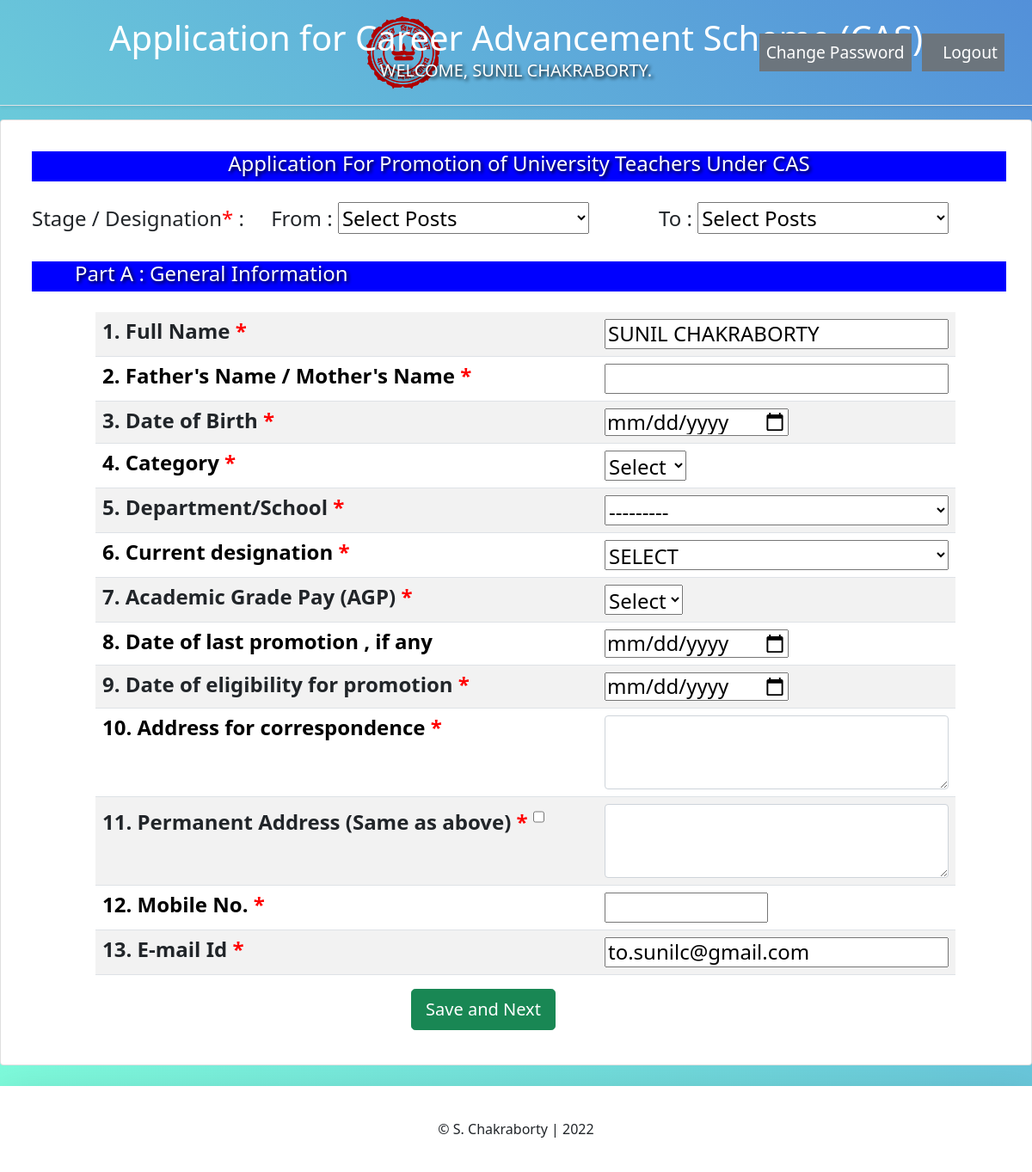
Screenshot of /account/1/cas/ (signed in) with the database file from the repository.
### account/models.py (models this page shows, shortened)
class Account(AbstractBaseUser):
	email 					= models.EmailField(verbose_name="email", max_length=60, unique=True)
	username 				= models.CharField(max_length=100, unique=True)
	parent					= models.CharField(max_length=100, null=True, blank=True)
	dt_ob             		= models.DateField(verbose_name='date of birth', null=True, blank=True)
	CAST_CHOICES= (
 		 (None, 'Select'),
         ('cast-1', 'SC'),
         ('cast-2', 'ST'),
         ('cast-3', 'OBC-A'),
         ('cast-4', 'OBC-B'),
         ('cast-5', 'GEN'),
	)
	catg                    = models.CharField(verbose_name='Category',max_length=6, choices=CAST_CHOICES, null=True, blank=True)
	Department              = models.ForeignKey("Department", on_delete=models.CASCADE, null=True, blank=True)
	current_dsg				= models.CharField(verbose_name='Present Dsgn.',max_length=30, null=True, blank=True)
	AGP_CHOICES= (
 		 (None, 'Select'),
         (1, '6000'),
         (2, '7000'),
         (3, '8000'),
         (4, '9000'),
         (5, '10000'),
	)
	agp						= models.IntegerField(verbose_name='AGP fig.',choices=AGP_CHOICES, null=True)
	dt_last_promo			= models.DateField(verbose_name='Date of last promotion',null=True)
	dt_eligibility			= models.DateField(verbose_name='Date of promo elig',)
	addr_corres             = models.TextField(verbose_name='Address for corres',max_length=300,null=True,blank=True)
	addr_perm               = models.TextField(verbose_name='Address for permanent',max_length=300,null=True,blank=True)
	mobile                  = models.CharField(default="Individual", max_length=10,null=True,blank=True)
	date_joined				= models.DateField(verbose_name='Date of joining',null=True)
	last_login				= models.DateTimeField(verbose_name='last login', auto_now=True)
	is_admin				= models.BooleanField(default=False)
	is_active				= models.BooleanField(default=True)
	is_staff				= models.BooleanField(default=False)
	is_superuser			= models.BooleanField(default=False)
	is_carry				= models.BooleanField(default=False)
	profile_image			= models.ImageField(max_length=255, upload_to=get_profile_image_filepath, null=True, blank=True, default=get_default_profile_image)
	hide_email				= models.BooleanField(default=True)
	DSG_CHOICES = (
 		 (None, 'Select'),
         ('dsg-1', 'Assistant Professor'),
         ('dsg-2', 'Associate Professor'),
	)
	Designation             = models.CharField(max_length=30, choices=DSG_CHOICES, null=True, blank=True)
	highest_quali			= models.CharField(max_length=200, null=True, blank=True)
	pan_no					= models.CharField(max_length=10, null=True, blank=True)
	GENDER_CHOICES = (
     	(None, 'Select'),
        ('M', 'Male'),
        ('F', 'Female'),
        ('O', 'Other'),
    )
	gender					= models.CharField(verbose_name='Gender(M/F)',max_length=6, choices=GENDER_CHOICES, null=True, blank=True)
	quali_year				= models.CharField(verbose_name='Qualifying Year',max_length=4, null=True, blank=True)
	dt_ob             		= models.DateField(verbose_name='date of birth', null=True, blank=True)
	tot_experience			= models.IntegerField(verbose_name='Total Experience in year', default=0)
	POST_CHOICES = (
     	(None, 'Select Posts'),
        ('Stage 2', 'Assistant Prof. (Stage 2)'),
        ('Stage 3', 'Assistant Prof. (Stage 3)'),
        ('Stage 4', 'Associate Prof. (Stage 4)'),
        ('Stage 5', 'Professor (Stage 5)')
    )
	post					= models.CharField(verbose_name='Post applied for',max_length=30,choices=POST_CHOICES,null=True, blank=True)
	FROM_CHOICES = (
     	(None, 'Select Posts'),
        ('Stage 1', 'Assistant Prof. (Stage 1)'),
        ('Stage 2', 'Assistant Prof. (Stage 2)'),
        ('Stage 3', 'Assistant Prof. (Stage 3)'),
        ('Stage 4', 'Associate Prof. (Stage 4)')
    )
	from_dsg                = models.CharField(verbose_name='From stage/desgn.',max_length=30,choices=FROM_CHOICES,null=True, blank=True)
	TO_CHOICES = (
     	(None, 'Select Posts'),
        ('Stage 2', 'Assistant Prof. (Stage 2)'),
        ('Stage 3', 'Assistant Prof. (Stage 3)'),
        ('Stage 4', 'Associate Prof. (Stage 4)'),
        ('Stage 5', 'Professor (Stage 5)')
    )
	to_dsg                  = models.CharField(verbose_name='To stage/desgn.',max_length=30,choices=TO_CHOICES,null=True, blank=True)
	USERNAME_FIELD = 'email'
	REQUIRED_FIELDS = ['username']
	objects = MyAccountManager()

### account/views.py (the view, shortened to what this page needs)
# urls.py: path('cas/', cas_view, name="cas"),
def cas_view(request,*args, **kwargs):
    if not request.user.is_authenticated:
        return redirect("login")
    user_id = kwargs.get("user_id")
    account = Account.objects.get(pk=user_id)
    if request.method == "GET":
        if user_id == 0:
            form = AccountCasForm()
        else:
            account = Account.objects.get(pk=user_id)
            form = AccountCasForm(instance=account)
        return render(request, "account/cas_register.html", {'form': form})

### account/models.py (called while the page is built)
    def __str__(self):
        return self.name

### account/templates/account/cas_register.html (shortened to what this page needs)
{% extends 'base.html' %}
{% load static %}
{% load crispy_forms_tags %}
{% block content %}
<div class="container-fluid">
	<div class="row justify-content-center">
		<div class="card card-signin">
		  <div class="card-body">
		    <form action="" class="form-signin" method="POST">
				<div style="height:35px;width:1133px;background-color:blue" >
					<h4 style="color:white;text-align:center;text-shadow: 2px 2px 4px #000000;">Application For Promotion of University Teachers Under CAS</h4>
				</div>
				<br>
				<div>
					<h4 >Stage / Designation<span>*</span> :&nbsp&nbsp&nbsp&nbsp From : {{form.from_dsg}}&nbsp&nbsp&nbsp&nbsp&nbsp&nbsp&nbsp&nbsp&nbsp&nbsp&nbsp&nbsp To : {{form.to_dsg}}</h4>
				</div>
				<br>
				<div style="height:35px;width:1133px;background-color:blue" >
					<h4 style="color:white;text-align:left;padding-left:50px; text-shadow: 2px 2px 4px #000000;"> Part A : General Information
					</h4>
				</div>
				<br>
				<div class="container">
					<h4>
					<table class="table table-striped">
						<tr>
							<th>1. Full Name <span>*</span></th>
							<td>{{form.username}}</td>
						</tr>
						<tr>
							<th>2. Father's Name / Mother's Name <span>*</span></th>
							<td>{{form.parent}}</td>
						</tr>
						<tr>
							<th>3. Date of Birth <span>*</span></th>
							<td>{{form.dt_ob}}</td>
						</tr>
						<tr>
							<th>4. Category <span>*</span></th>
							<td>{{form.catg}}</td>
						</tr>
						<tr>
							<th>5. Department/School <span>*</span></th>
							<td>{{form.Department}}</td>
						</tr>
						<tr>
							<th>6. Current designation <span>*</span></th>
							<td>{{form.Designation}}</td>
						</tr>
						<tr>
							<th>7. Academic Grade Pay (AGP) <span>*</span></th>
							<td>{{form.agp}}</td>
						</tr>
						<tr>
							<th>8. Date of last promotion , if any</th>
							<td>{{form.dt_last_promo}}</td>
						</tr>
						<tr>
							<th>9. Date of eligibility for promotion <span>*</span></th>
							<td>{{form.dt_eligibility}}</td>
						</tr>
						<tr>
							<th>10. Address for correspondence <span>*</span></th>
							<td>{{form.addr_corres}}</td>
						</tr>
						<tr>
							<th>11. Permanent Address (Same as above) <span>*</span>
							{{form.is_carry}}</th>
							<td>{{form.addr_perm}}</td>
						</tr>
						<tr>
							<th>12. Mobile No. <span>*</span></th>
							<td>{{form.mobile}}</td>
						</tr>
						<tr>
							<th>13. E-mail Id <span>*</span></th>
							<td>{{form.email}}</td>
						</tr>
					</table>
					<div class="row">
						<div class="col-md-12 text-center">
							<button type="button" class="btn btn-success btn-block btn-lg ">
								Save and Next</button>
						</div>
					</h4>
				</div>
			</form>
		</div>
		</div>
		</div>
		</div>
{% endblock content %}

### templates/base.html (shortened to what this page needs)
{% load static %}
<!DOCTYPE html>
<html lang=en>
<head>
	<link rel="stylesheet" href="{% static 'bootstrap/css/bootstrap.min.css' %}">
	<link href="{% static 'icon.png' %}" rel="stylesheet">
</head>
<body>
{% include 'snippets/header.html' %}
<div class="main">
	{% block content %}
	{% endblock content %}
</div>
{% include 'snippets/footer.html' %}
</body>
</html>

### templates/snippets/header.html (shortened to what this page needs)
{% load static %}
<div class="d-flex flex-column flex-lg-row p-3 px-md-4 mb-3 text-white bg-blue border-bottom shadow-sm">
	<div class="d-none d-md-flex flex-row my-auto flex-grow-1 align-items-center">
		{% if request.user.is_authenticated %}
			<a href="#">
				<img style="width: 90px; margin-left: 400px" src="{% static 'images/ju_logo.png' %}" alt="JU logo">
			</a>
		{% endif %}
		<div class="navbar-brand" >
			    {% if request.user.is_authenticated %}
				   <h1 style="padding-top: 25px; line-height : 20px">Application for Career Advancement Scheme (CAS)</h1>
				   <p class="text-center" style="text-transform: uppercase;text-shadow: 2px 2px 4px #000000;padding-top: 5px;">Welcome, {{ request.user.username }}.</p>
				{% else %}
					<h2>Application for Career Advancement Scheme (CAS)</h2>
				{% endif %}
		</div>
		<div class="d-flex flex-row-reverse flex-grow-1">
			<nav>
				{% if request.user.is_authenticated %}
					<div class="dropdown dropleft show p-2">
						<div class="d-flex flex-row">
							<a class="p-2 bg-secondary text-white"" href="{% url 'password_change' %}"style="font-size: 120%;">Change Password</a>&nbsp&nbsp&nbsp
							<a class="p-2 bg-secondary text-white" href="#"></a>
							<a class="p-2 bg-secondary text-white" href="{% url 'logout' %}"style="font-size: 120%;">Logout</a>
						</div>
					</div>
				{% else %}
					<a class="p-2 bg-secondary text-white" href="{% url 'login' %}">Login now</a>
					<a class="btn bg-secondary text-white" href="{% url 'register' %}">Register</a>
				{% endif %}
			</nav>
		</div>
	</div>
</div>

### templates/snippets/footer.html (shortened to what this page needs)
<div class="d-flex flex-row align-items-center footer bg-white shadow-lg mt-4">
	<p class="m-auto">© S. Chakraborty | 2022</p>
</div>

### templates/snippets/base_css.html (style rules this page uses)
body { background-color: #f2f2f2; font-family: "Segoe UI"; font-weight: 380; }
:root { --main-background-color: #f2f2f2; --dark-background-color: #a2a2a2; --secondary-text-color: #808080; --light-primary-text-color: #0080ff; }

### templates/snippets/header.html (style rules this page uses)
a { text-decoration: none; }
.navbar-brand { transform: translateX(-50%); left: 50%; position: absolute; }

### templates/base.html (style rules this page uses)
.main { min-height: 100vh; height: 100%; }

### account/templates/account/cas_register.html (style rules this page uses)
body { background: linear-gradient(45deg, #80FFDB, #5390D9); }
th { color: black; }
.card-signin { width: 100%; max-width: 1200px; padding: 20px; height: 1100px; margin: auto; }
.container { width: 100%; max-width: 950px; height: 400px; margin-left: 50px; }
th { width:650px; }
.table { width:1000px; }
span { color:red; }

### templates/snippets/footer.html (style rules this page uses)
.footer { min-height: 100px; }

### rows the page displays
Account: user.username "SUNIL CHAKRABORTY", from_dsg "Select Posts", to_dsg "Select Posts", username "Sunil Chakraborty", catg "Select", Department "---------", Designation "Select", agp "Select", email "to.sunilc@gmail.com"
